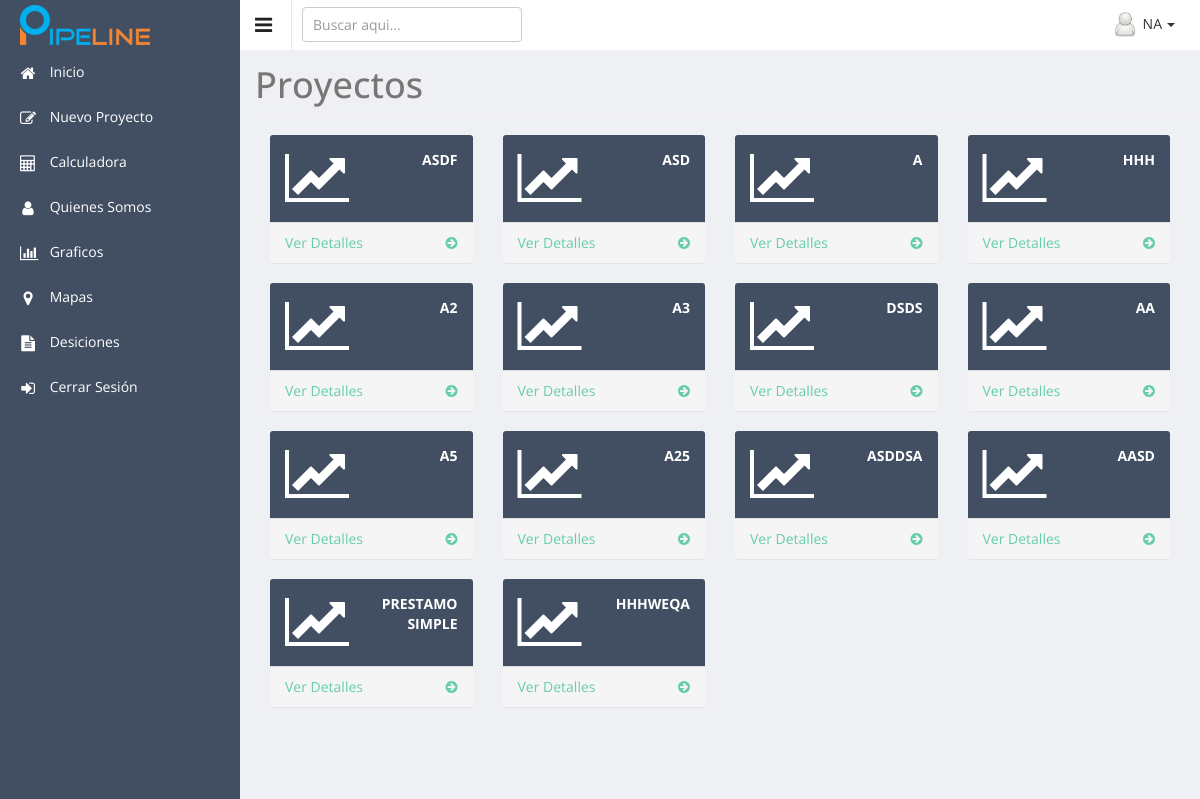
Page / (signed in) on the committed database.
### tables this page shows
CREATE TABLE `tbl_proyectos` (
  `id_proyecto` int(11) NOT NULL,
  `id_usuario` int(11) NOT NULL,
  `nombre_proyecto` varchar(100) NOT NULL,
  `descripcion` varchar(100) DEFAULT NULL,
  `periodo` int(5) DEFAULT NULL,
  `interes` float DEFAULT NULL,
  `tiempo` int(11) DEFAULT NULL,
  `monto_prestamo` float DEFAULT NULL,
  `fecha_inicio` date DEFAULT NULL,
  `estado_proyecto` int(1) DEFAULT NULL
);

### Backend/conexion.php (called while the page is built, shortened)
<?php
class Conexion
	{
		private $conect;
		function __construct()
		{
			$this->conect = new mysqli("localhost", "root", "", "db_sistem_negocio");
		}
		public function getConexion(){
			return $this->conect;
		}
}
?>

### index.php (the view, shortened to what this page needs)
<!DOCTYPE html>
<?php
	include('menu.php');
?>
<html>
<head>
  <?php echo css(); ?>
</head>
<body class="sticky-header">
<section>
<?php echo menu(); ?>
<div class="main-content">
	<?php echo Encabezado(); ?>
	<div class="wrapper">
    <div class="col-lg-16" >
        <h1 class="page-header">Proyectos</h1>
    </div>
<?php
include 'Backend/conexion.php';
require_once( 'Backend/conexion.php');
$conexion = new Conexion();
$usuario = $_SESSION['usuario'];
$query_usuario="SELECT * FROM tbl_usuarios WHERE usuario='".$usuario."';";
    $resultado = mysqli_query($conexion->getConexion(), $query_usuario);
    $usuarioQ = mysqli_fetch_array($resultado, MYSQLI_NUM);
    $idUsuario = $usuarioQ[0];
$queryProyectos="SELECT * FROM tbl_proyectos where id_usuario = $idUsuario";
$results= mysqli_query($conexion->getConexion(), $queryProyectos);
foreach ($results as $result) {
    echo
    '
                <div class="col-lg-3 col-md-6">
                                            <div class="panel panel-default">
                                                <div class="panel-heading">
                                                    <div class="row">
                                                        <div class="col-xs-3">
                                                            <i class="fa fa-line-chart fa-4x"></i>
                                                        </div>
                                                        <div class="col-xs-9 text-right">
                                                            <div>'.$result['nombre_proyecto'].'</div>
                                                        </div>
                                                    </div>
                                                </div>
                                                <a href="proyectos.php?id='.$result['id_proyecto'].'">
                                                    <div class="panel-footer">
                                                        <span class="pull-left" data-toggle="modal" data-target="#interesCompuesto" >Ver Detalles</span>
                                                        <span class="pull-right" data-toggle="modal" data-target="#interesCompuesto"><i class="fa fa-arrow-circle-right"></i></span>
                                                        <div class="clearfix"></div>
                                                    </div>
                                                </a>
                                            </div>
                                         </div>';
}
            ?>
	</div>
</div>
</section>
</body>
</html>

### rows in the picture
tbl_proyectos: nombre_proyecto "ASDF"
tbl_proyectos: nombre_proyecto "ASD"
tbl_proyectos: nombre_proyecto "A"
tbl_proyectos: nombre_proyecto "HHH"
tbl_proyectos: nombre_proyecto "A2"
tbl_proyectos: nombre_proyecto "A3"
tbl_proyectos: nombre_proyecto "DSDS"
tbl_proyectos: nombre_proyecto "AA"
tbl_proyectos: nombre_proyecto "A5"
tbl_proyectos: nombre_proyecto "A25"
tbl_proyectos: nombre_proyecto "ASDDSA"
tbl_proyectos: nombre_proyecto "AASD"
tbl_proyectos: nombre_proyecto "PRESTAMO SIMPLE"
tbl_proyectos: nombre_proyecto "HHHWEQA"

### other values in the picture
$_SESSION['usuario'] "NA"
